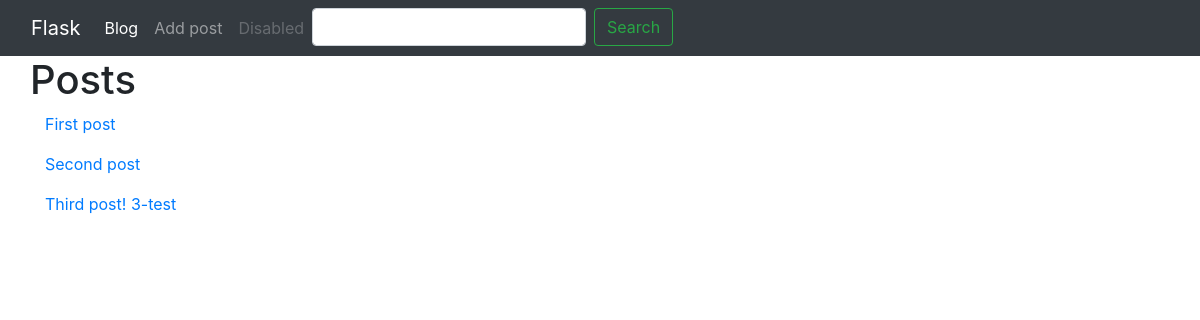
/blog/, run on an earlier commit of the app's database.
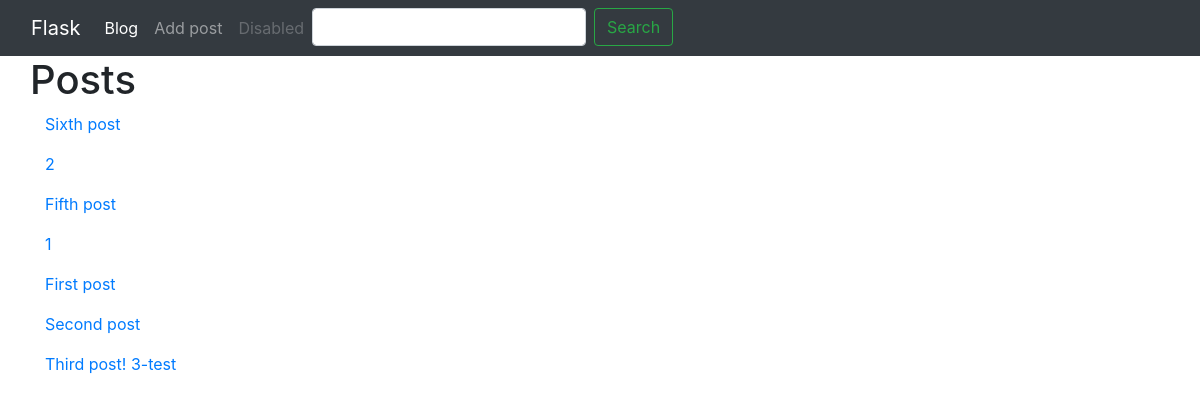
And on a later commit of the database.
### models.py (models this page shows, shortened)
class Post(db.Model):
    id = db.Column(db.Integer, primary_key=True)
    title = db.Column(db.String(140))
    slug = db.Column(db.String(140), unique=True)
    body = db.Column(db.Text)
    created = db.Column(db.DateTime, default=datetime.now())
    tags = db.relationship('Tag', secondary=posts_tags, backref=db.backref('posts', lazy='dynamic'))

### posts/blueprint.py (the view)
@posts.route('/')
def index():
    search = request.args.get('search')
    if search:
        posts = Post.query.filter(Post.title.contains(search) | Post.body.contains(search)).all()
    else:
        posts = Post.query.order_by(Post.created.desc())
    return render_template('posts/index.html', posts=posts)

### posts/templates/posts/index.html (shortened to what this page needs)
{% extends 'base.html' %}
{% block content_title %}
<h1>Posts</h1>
{% endblock %}
{% block content %}
{% for post in posts %}
<p>
    <a href="{{url_for('posts.post_detail',slug=post.slug)}}">{{post.title}}</a>
</p>
{% endfor %}
{% endblock %}

### templates/base.html (shortened to what this page needs)
<!DOCTYPE html>
<html lang="en">
<head>
    <link rel="stylesheet" href="https://stackpath.bootstrapcdn.com/bootstrap/4.5.2/css/bootstrap.min.css">
</head>
<body>
<header>
    <nav class="navbar navbar-expand-md navbar-dark  bg-dark">
        <div class="container-fluid">
            <div class="navbar-header">
                <a class="navbar-brand" href="{{url_for('index')}}">Flask</a>
            </div>
            <div class="collapse navbar-collapse" id="navbarSupportedContent">
                <ul class="navbar-nav mr-auto">
                    <li class="nav-item active">
                        <a class="nav-link" href="{{url_for('posts.index')}}">Blog <span class="sr-only">(current)</span></a>
                    </li>
                    <li class="nav-item">
                        <a class="nav-link" href="/blog/create">Add post</a>
                    </li>
                    <li class="nav-item">
                        <a class="nav-link disabled" href="#" tabindex="-1" aria-disabled="true">Disabled</a>
                    </li>
                    <li class="nav-item">
                        <form class="form-inline my-2 my-lg-0" method="GET">
                            <input class="form-control mr-sm-2" type="search" placeholder="Search" aria-label="Search"
                                   name="search" value=" {{request.args.get('search','')}} ">
                            <button class="btn btn-outline-success my-2 my-sm-0" type="submit">Search</button>
                        </form>
                    </li>
                </ul>
            </div>
        </div>
    </nav>
</header>
<div class="container">
    <div class="row">
        <h1>
            {% block content_title %}
            {% endblock %}
        </h1>
    </div>
    {% block content %}
    {% endblock %}
</div>
</body>
</html>

What changed in the data, as far as the page shows it:
added Post: title "Sixth post"
added Post: title "2"
added Post: title "Fifth post"
added Post: title "1"
